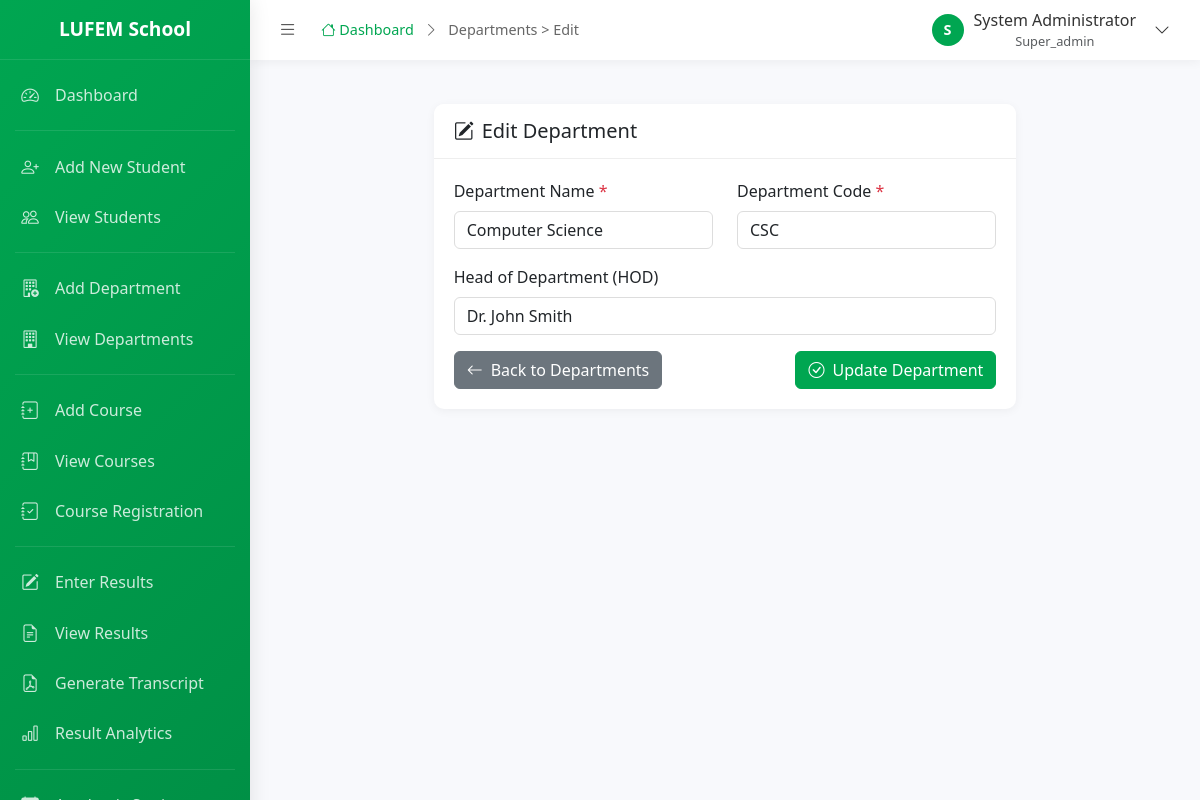
Screenshot of /admin/departments/edit.php?id=1 (signed in) with the database file from the repository.
### tables this page shows
CREATE TABLE `institutions` (
  `institution_id` int(11) NOT NULL AUTO_INCREMENT,
  `institution_name` varchar(255) NOT NULL,
  `institution_code` varchar(20) NOT NULL,
  `address` text,
  `phone` varchar(20),
  `email` varchar(100),
  `website` varchar(100),
  `logo_path` varchar(255),
  `primary_color` varchar(7) DEFAULT '#00A651',
  `secondary_color` varchar(7) DEFAULT '#FFFFFF',
  `is_active` tinyint(1) DEFAULT 1,
  `created_at` timestamp NOT NULL DEFAULT CURRENT_TIMESTAMP,
  `updated_at` timestamp NOT NULL DEFAULT CURRENT_TIMESTAMP ON UPDATE CURRENT_TIMESTAMP,
  PRIMARY KEY (`institution_id`),
  UNIQUE KEY `institution_code` (`institution_code`)
);

CREATE TABLE `users` (
  `user_id` int(11) NOT NULL AUTO_INCREMENT,
  `institution_id` int(11) NOT NULL,
  `username` varchar(50) NOT NULL,
  `password` varchar(255) NOT NULL,
  `email` varchar(100),
  `full_name` varchar(255) NOT NULL,
  `role` enum('super_admin','admin','student') NOT NULL DEFAULT 'student',
  `is_active` tinyint(1) DEFAULT 1,
  `last_login` timestamp NULL DEFAULT NULL,
  `created_at` timestamp NOT NULL DEFAULT CURRENT_TIMESTAMP,
  `updated_at` timestamp NOT NULL DEFAULT CURRENT_TIMESTAMP ON UPDATE CURRENT_TIMESTAMP,
  PRIMARY KEY (`user_id`),
  UNIQUE KEY `username` (`username`),
  KEY `institution_id` (`institution_id`),
  FOREIGN KEY (`institution_id`) REFERENCES `institutions` (`institution_id`) ON DELETE CASCADE
);

CREATE TABLE `departments` (
  `department_id` int(11) NOT NULL AUTO_INCREMENT,
  `institution_id` int(11) NOT NULL,
  `department_name` varchar(255) NOT NULL,
  `department_code` varchar(20) NOT NULL,
  `hod_name` varchar(255),
  `description` text,
  `is_active` tinyint(1) DEFAULT 1,
  `created_at` timestamp NOT NULL DEFAULT CURRENT_TIMESTAMP,
  `updated_at` timestamp NOT NULL DEFAULT CURRENT_TIMESTAMP ON UPDATE CURRENT_TIMESTAMP,
  PRIMARY KEY (`department_id`),
  UNIQUE KEY `dept_code_institution` (`department_code`, `institution_id`),
  KEY `institution_id` (`institution_id`),
  FOREIGN KEY (`institution_id`) REFERENCES `institutions` (`institution_id`) ON DELETE CASCADE
);

### config/database.php (called while the page is built, shortened)
<?php
class Database {
    private $host = DB_HOST;
    private $user = DB_USER;
    private $pass = DB_PASS;
    private $dbname = DB_NAME;
    private $dbh;
    private $stmt;
    public function __construct() {
        $dsn = 'mysql:host=' . $this->host . ';dbname=' . $this->dbname . ';charset=utf8mb4';
        $options = array(
            PDO::ATTR_PERSISTENT => true,
            PDO::ATTR_ERRMODE => PDO::ERRMODE_EXCEPTION,
            PDO::ATTR_DEFAULT_FETCH_MODE => PDO::FETCH_ASSOC,
            PDO::ATTR_EMULATE_PREPARES => false
        );
        try {
            $this->dbh = new PDO($dsn, $this->user, $this->pass, $options);
        } catch(PDOException $e) {
            $this->error = $e->getMessage();
            echo 'Connection Error: ' . $this->error;
        }
    }
    public function query($query) {
        $this->stmt = $this->dbh->prepare($query);
    }
    public function bind($param, $value, $type = null) {
        if(is_null($type)) {
            switch(true) {
                case is_int($value):
                    $type = PDO::PARAM_INT;
                    break;
                default:
                    $type = PDO::PARAM_STR;
            }
        }
        $this->stmt->bindValue($param, $value, $type);
    }
    public function execute() {
        return $this->stmt->execute();
    }
    public function single() {
        $this->execute();
        return $this->stmt->fetch();
    }
}
?>

### admin/departments/edit.php (the view, shortened to what this page needs)
<?php
$breadcrumb = "Departments > Edit";
$db = new Database();
$institution_id = get_institution_id();
$department_id = clean_input($_GET['id']);
$db->query("SELECT * FROM departments WHERE department_id = :department_id AND institution_id = :institution_id");
$db->bind(':department_id', $department_id);
$db->bind(':institution_id', $institution_id);
$department = $db->single();
include_once '../includes/header.php';
?>
<div class="container-fluid py-4">
    <div class="row justify-content-center">
        <div class="col-lg-8">
            <div class="card">
                <div class="card-header">
                    <h5 class="mb-0">
                        <i class="bi bi-pencil-square me-2"></i>Edit Department
                    </h5>
                </div>
                <div class="card-body">
                    <form method="POST" action="">
                        <div class="row">
                            <div class="col-md-6">
                                <div class="mb-3">
                                    <label for="department_name" class="form-label">
                                        Department Name <span class="text-danger">*</span>
                                    </label>
                                    <input type="text" class="form-control" id="department_name"
                                           name="department_name" required
                                           value="<?php echo isset($_POST['department_name']) ? htmlspecialchars($_POST['department_name']) : htmlspecialchars($department['department_name']); ?>"
                                           placeholder="e.g., Computer Science">
                                </div>
                            </div>
                            <div class="col-md-6">
                                <div class="mb-3">
                                    <label for="department_code" class="form-label">
                                        Department Code <span class="text-danger">*</span>
                                    </label>
                                    <input type="text" class="form-control" id="department_code"
                                           name="department_code" required maxlength="20"
                                           value="<?php echo isset($_POST['department_code']) ? htmlspecialchars($_POST['department_code']) : htmlspecialchars($department['department_code']); ?>"
                                           placeholder="e.g., CSC" style="text-transform: uppercase;">
                                </div>
                            </div>
                        </div>
                        <div class="mb-3">
                            <label for="hod_name" class="form-label">Head of Department (HOD)</label>
                            <input type="text" class="form-control" id="hod_name"
                                   name="hod_name"
                                   value="<?php echo isset($_POST['hod_name']) ? htmlspecialchars($_POST['hod_name']) : htmlspecialchars($department['hod_name']); ?>"
                                   placeholder="e.g., Dr. John Smith">
                        </div>
                        <div class="d-flex justify-content-between">
                            <a href="index.php" class="btn btn-secondary">
                                <i class="bi bi-arrow-left me-2"></i>Back to Departments
                            </a>
                            <button type="submit" class="btn btn-primary">
                                <i class="bi bi-check-circle me-2"></i>Update Department
                            </button>
                        </div>
                    </form>
                </div>
            </div>
        </div>
    </div>
</div>
<?php include_once '../includes/footer.php'; ?>

### admin/includes/header.php (shortened to what this page needs)
<?php
$user_id = get_user_id();
$db = new Database();
$db->query("SELECT * FROM users WHERE user_id = :user_id");
$db->bind(':user_id', $user_id);
$user = $db->single();
$institution_id = get_institution_id();
$db->query("SELECT * FROM institutions WHERE institution_id = :institution_id");
$db->bind(':institution_id', $institution_id);
$institution = $db->single();
$current_page = basename($_SERVER['PHP_SELF']);
$current_dir = basename(dirname($_SERVER['PHP_SELF']));
?>
<!DOCTYPE html>
<html lang="en">
<head>
    <link href="https://cdn.jsdelivr.net/npm/bootstrap@5.3.3/dist/css/bootstrap.min.css" rel="stylesheet">
    <link href="https://cdn.jsdelivr.net/npm/bootstrap-icons@1.11.1/font/bootstrap-icons.css" rel="stylesheet">
</head>
<body>
    <div id="sidebar-wrapper">
        <div class="sidebar-heading">
            <span class="school-name"><?php echo $institution['institution_name'] ?? 'LUFEM School'; ?></span>
        </div>
        <div class="list-group list-group-flush">
            <a href="<?php echo ADMIN_URL; ?>/dashboard.php" class="list-group-item <?php echo ($current_page == 'dashboard.php') ? 'active' : ''; ?>">
                <i class="bi bi-speedometer2"></i>
                <span class="menu-text">Dashboard</span>
            </a>
            <div class="sidebar-divider"></div>
            <a href="<?php echo ADMIN_URL; ?>/students/add.php" class="list-group-item <?php echo ($current_dir == 'students' && $current_page == 'add.php') ? 'active' : ''; ?>">
                <i class="bi bi-person-plus"></i>
                <span class="menu-text">Add New Student</span>
            </a>
            <a href="<?php echo ADMIN_URL; ?>/students/index.php" class="list-group-item <?php echo ($current_dir == 'students' && $current_page == 'index.php') ? 'active' : ''; ?>">
                <i class="bi bi-people"></i>
                <span class="menu-text">View Students</span>
            </a>
            <div class="sidebar-divider"></div>
            <a href="<?php echo ADMIN_URL; ?>/departments/add.php" class="list-group-item <?php echo ($current_dir == 'departments' && $current_page == 'add.php') ? 'active' : ''; ?>">
                <i class="bi bi-building-add"></i>
                <span class="menu-text">Add Department</span>
            </a>
            <a href="<?php echo ADMIN_URL; ?>/departments/index.php" class="list-group-item <?php echo ($current_dir == 'departments' && $current_page == 'index.php') ? 'active' : ''; ?>">
                <i class="bi bi-building"></i>
                <span class="menu-text">View Departments</span>
            </a>
            <div class="sidebar-divider"></div>
            <a href="<?php echo ADMIN_URL; ?>/courses/add.php" class="list-group-item <?php echo ($current_dir == 'courses' && $current_page == 'add.php') ? 'active' : ''; ?>">
                <i class="bi bi-journal-plus"></i>
                <span class="menu-text">Add Course</span>
            </a>
            <a href="<?php echo ADMIN_URL; ?>/courses/index.php" class="list-group-item <?php echo ($current_dir == 'courses' && $current_page == 'index.php') ? 'active' : ''; ?>">
                <i class="bi bi-journal-bookmark"></i>
                <span class="menu-text">View Courses</span>
            </a>
            <a href="<?php echo ADMIN_URL; ?>/courses/registration.php" class="list-group-item <?php echo ($current_dir == 'courses' && $current_page == 'registration.php') ? 'active' : ''; ?>">
                <i class="bi bi-journal-check"></i>
                <span class="menu-text">Course Registration</span>
            </a>
            <div class="sidebar-divider"></div>
            <a href="<?php echo ADMIN_URL; ?>/results/entry.php" class="list-group-item <?php echo ($current_dir == 'results' && $current_page == 'entry.php') ? 'active' : ''; ?>">
                <i class="bi bi-pencil-square"></i>
                <span class="menu-text">Enter Results</span>
            </a>
            <a href="<?php echo ADMIN_URL; ?>/results/index.php" class="list-group-item <?php echo ($current_dir == 'results' && $current_page == 'index.php') ? 'active' : ''; ?>">
                <i class="bi bi-file-earmark-text"></i>
                <span class="menu-text">View Results</span>
            </a>
            <a href="<?php echo ADMIN_URL; ?>/results/transcript.php" class="list-group-item <?php echo ($current_dir == 'results' && $current_page == 'transcript.php') ? 'active' : ''; ?>">
                <i class="bi bi-file-earmark-pdf"></i>
                <span class="menu-text">Generate Transcript</span>
            </a>
            <a href="<?php echo ADMIN_URL; ?>/results/analytics.php" class="list-group-item <?php echo ($current_dir == 'results' && $current_page == 'analytics.php') ? 'active' : ''; ?>">
                <i class="bi bi-bar-chart"></i>
                <span class="menu-text">Result Analytics</span>
            </a>
            <div class="sidebar-divider"></div>
            <a href="<?php echo ADMIN_URL; ?>/settings/academic.php" class="list-group-item <?php echo ($current_dir == 'settings' && $current_page == 'academic.php') ? 'active' : ''; ?>">
                <i class="bi bi-calendar-check"></i>
                <span class="menu-text">Academic Settings</span>
            </a>
        </div>
    </div>
    <div id="page-content-wrapper">
        <div class="topbar">
            <div class="d-flex align-items-center">
                <button class="toggle-sidebar" id="toggleSidebar">
                    <i class="bi bi-list"></i>
                </button>
                <div class="breadcrumb-nav ms-3">
                    <a href="<?php echo ADMIN_URL; ?>/dashboard.php">
                        <i class="bi bi-house"></i> Dashboard
                    </a>
                    <?php if (isset($breadcrumb)): ?>
                        <i class="bi bi-chevron-right"></i>
                        <span><?php echo $breadcrumb; ?></span>
                    <?php endif; ?>
                </div>
            </div>
            <div class="user-dropdown">
                <button class="user-dropdown-toggle" id="userDropdownToggle">
                    <div class="user-avatar">
                        <?php echo strtoupper(substr($user['full_name'], 0, 1)); ?>
                    </div>
                    <div class="user-info d-none d-md-block">
                        <div class="user-name"><?php echo $user['full_name']; ?></div>
                        <div class="user-role text-muted" style="font-size: 0.8rem;"><?php echo ucfirst($user['role']); ?></div>
                    </div>
                    <i class="bi bi-chevron-down ms-2"></i>
                </button>
            </div>
        </div>
        <div class="main-content">

### rows the page displays
institutions: institution_name "LUFEM School"
users: full_name "S", full_name "System Administrator", role "Super_admin"
departments: department_name "Computer Science", department_code "CSC", hod_name "Dr. John Smith"

### other values shown
$breadcrumb "Departments > Edit"
